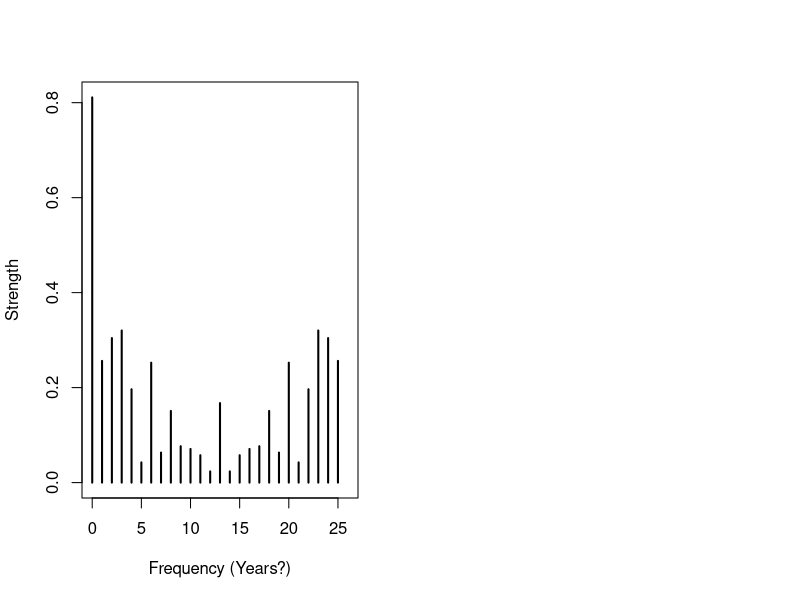

This figure's R source: (Note: this script raises an error after producing the figure.)
graphics.off()

fft0 <- function(z, inverse=FALSE) {
       n <- length(z)
       if(n == 0) return(z)
       k <- 0:(n-1)
       ff <- (if(inverse) 1 else -1) * 2*pi * 1i * k/n
       vapply(1:n, function(h) sum(z * exp(ff*(h-1))), complex(1))
     }



data<- read.csv("Spawner_recruit/observed3.csv",sep="\t")
print(data)
data$smoltsurvival=data$smoltsurvival/100
fq=fft(data$smoltsurvival[1:26])
## print(fq)
## fq=fft0(data$smoltsurvival[1:26])
## print(fq)



## #x11()
## #plot(data$smoltsurvival,type="l")
## fq2=(fq)*exp(complex(1,real=0,imaginary=1)*(1:26/26+runif(26,0,2*pi)))
## #points(Re(fft(fq2,inverse=TRUE)/26),col="magenta")

## print("omg")
## print(fq2)
## print(fft(fq2,inverse=TRUE)/26)

plot.frequency.spectrum <- function(X.k, xlimits=c(0,length(X.k))) {
  plot.data  <- cbind(0:(length(X.k)-1), Mod(X.k))

  # TODO: why this scaling is necessary?
  plot.data[2:length(X.k),2] <- 2*plot.data[2:length(X.k),2] 
  
  plot(plot.data, t="h", lwd=2, main="", 
       xlab="Frequency (Years?)", ylab="Strength", 
       xlim=xlimits, ylim=c(0,max(Mod(plot.data[,2]))))
}


x11()
par(mfcol=c(1,2))
plot.frequency.spectrum(fq)
plot.frequency.spectrum(fq2)



x11()
plot(data$smoltsurvival,type="l",ylim=c(0,.1))
acf1 <- 1:6*0
acf2 <- 1:6*0
acf3 <- 1:6*0
maxy <- 1:6*0
sumy <- 1:6*0
r <- runif(6,0,2*pi)
for(i in 1:6)
{   
    fq3 <- fq*exp(complex(26,real=0,imaginary=1:26/26+runif(26,0,2*pi))) #complex(modulus=Mod(fq), argument= Arg(fq)+runif(26,0,pi))
#points(Re(fft(fq2,inverse=TRUE)/26),col="magent)
    v=abs(Re(fft(fq3,inverse=TRUE)/length(fq3)))
    lines(v,col="grey",type="l",lwd=.012)
    ## a <- acf(c(v,v,v),lag=3,plot=FALSE)
    ## acf1[i]=(a[1])
    ## acf2[i]=(a[2])
    ## acf3[i]=(a[3])
    ## maxy[i]=max(v)
    ## sumy[i]=sum(v)
}





## d <- acf(data$smoltsurvival[1:26],lag=4,plot=FALSE)
## x11()
## par(mfcol=c(1,5))
## hist(unlist(acf1))
## abline(v=unlist(d[1]),col="red")
## hist(unlist(acf2))
## abline(v=unlist(d[2]),col="red")
## hist(unlist(acf3))
## abline(v=unlist(d[3]),col="red")
## hist(unlist(maxy))
## abline(v=max(data$smoltsurvival[1:26]),col="red")
## hist(unlist(sumy))
## abline(v=sum(data$smoltsurvival[1:26]),col="red")




